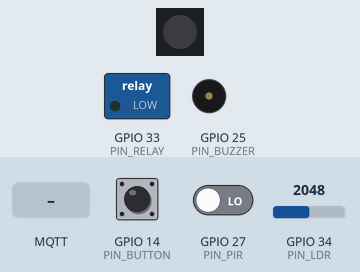
Recording of a program running on a simulated ESP32. On the bench: 1 RGB LEDs in strip order, left to right, switched loads named in the program (green lamp = pin HIGH), buzzer (waves = sounding). The inputs (shaded band) are chosen by the test bench; at power-on: GPIO 34 (PIN_LDR) = 2048, GPIO 27 (PIN_PIR) LOW, GPIO 14 (PIN_BUTTON) HIGH (analog values on the 0–4095 scale). Dim RGB values are drawn brighter than linear; WiFi joins after 1.5 s; servers stay silent unless stated; no MQTT or app messages arrive unless stated; what the program prints to the serial monitor is not drawn.

Above: at 1.2 s.
1.3 s: GPIO 34 (PIN_LDR) set to 2456
4.3 s: GPIO 34 (PIN_LDR) set to 2556
At 4.7 s:
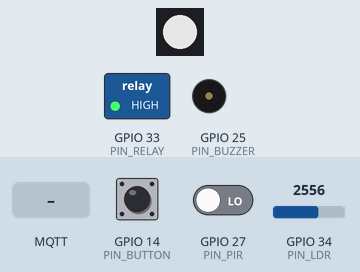
5.8 s: GPIO 27 (PIN_PIR) driven HIGH
At 6.2 s:
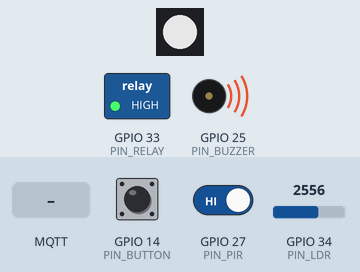
8.8 s: GPIO 34 (PIN_LDR) set to 1830
11.8 s: GPIO 34 (PIN_LDR) set to 1766
At 12.3 s:
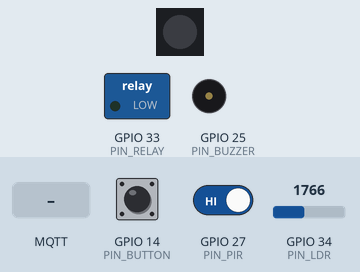
13.5 s: MQTT message "security_on" arrives on the first subscribed topic
At 13.8 s:
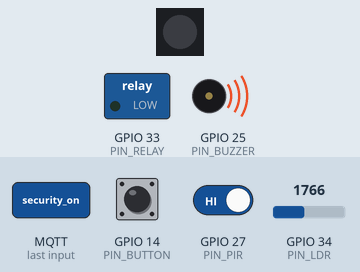
Timing chart, 0 to 20.0 s (numbered marks = the images above; inputs shaded):
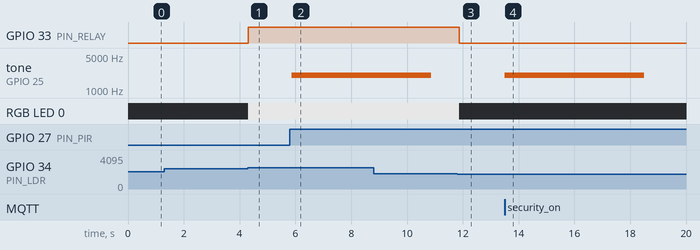

Measured:
- the behaviour switches between 2499 and 2500 on GPIO 34 (PIN_LDR) (found by bisection; images 0 and 1)
- the behaviour switches between 1801 and 1800 on GPIO 34 (PIN_LDR) (found by bisection; images 2 and 3)
- after the input at 1.3 s, every drawn part: stays the same
- after the input at 4.3 s, GPIO 33 (PIN_RELAY): LOW → HIGH at once; RGB LED 0: off → RGB(180, 180, 180) at once
- after the input at 5.8 s, tone on GPIO 25 (PIN_BUZZER): silent → 2000 Hz after 0.06 s
- after the input at 11.8 s, GPIO 33 (PIN_RELAY): HIGH → LOW after 0.07 s; RGB LED 0: RGB(180, 180, 180) → off after 0.07 s
- after the input at 13.5 s, tone on GPIO 25 (PIN_BUZZER): silent → 2000 Hz at once, → silent 5.0 s later

The program:

main.cpp
```cpp
#include <WiFi.h>
#include <PubSubClient.h>
#include <Adafruit_NeoPixel.h>

// ================= KONEKSI =================
const char *WIFI_SSID = "Wokwi-GUEST";
const char *WIFI_PASSWORD = "";

// Broker publik untuk simulasi tugas.
const char *MQTT_HOST = "broker.hivemq.com";
const int MQTT_PORT = 1883;
const char *TOPIC_DATA = "unpam/k4/231011450396/smarthome/data";
const char *TOPIC_COMMAND = "unpam/k4/231011450396/smarthome/command";

// ================= PIN =================
const int PIN_LDR = 34;
const int PIN_PIR = 27;
const int PIN_BUTTON = 14;
const int PIN_PIXEL = 26;
const int PIN_BUZZER = 25;
const int PIN_RELAY = 33;

// Untuk relay dengan atribut transistor: pnp.
// Jika nyala lampu relay terbalik di Wokwi, tukar nilai HIGH dan LOW di bawah ini.
const int RELAY_ON = HIGH;
const int RELAY_OFF = LOW;

// ================= OBJEK =================
WiFiClient wifiClient;
PubSubClient mqtt(wifiClient);
Adafruit_NeoPixel pixel(1, PIN_PIXEL, NEO_GRB + NEO_KHZ800);

// ================= STATUS =================
bool otomatis = true;
bool keamanan = true;
bool lampu = false;
bool gelap = false;
bool gerakan = false;
bool gerakanLama = false;
bool alarmAktif = false;

int nilaiLdr = 0;
uint32_t warna;

unsigned long alarmMulai = 0;
unsigned long terakhirData = 0;
unsigned long terakhirSensor = 0;
unsigned long terakhirMqtt = 0;
unsigned long terakhirWifi = 0;
unsigned long terakhirStatus = 0;

int tombolLama = HIGH;
int tombolStabil = HIGH;
unsigned long tombolBerubah = 0;

// ================= AKTUATOR =================
void aturLampu(bool aktif)
{
  lampu = aktif;
  digitalWrite(PIN_RELAY, aktif ? RELAY_ON : RELAY_OFF);
  pixel.setPixelColor(0, aktif ? warna : pixel.Color(0, 0, 0));
  pixel.show();
}

void stopAlarm()
{
  alarmAktif = false;
  noTone(PIN_BUZZER);
}

void mulaiAlarm()
{
  alarmAktif = true;
  alarmMulai = millis();
  tone(PIN_BUZZER, 2000);
  Serial.println("[ALARM] Gerakan terdeteksi!");
}

// ================= KIRIM DATA =================
void kirimData()
{
  if (!mqtt.connected())
  {
    return;
  }

  char payload[256];
  snprintf(
      payload, sizeof(payload),
      "{\"ldr\":%d,\"dark\":%s,\"motion\":%s,"
      "\"auto\":%s,\"lamp\":%s,\"relay\":%s,"
      "\"security\":%s,\"alarm\":%s,"
      "\"uptime\":%lu}",
      nilaiLdr,
      gelap ? "true" : "false",
      gerakan ? "true" : "false",
      otomatis ? "true" : "false",
      lampu ? "true" : "false",
      lampu ? "true" : "false",
      keamanan ? "true" : "false",
      alarmAktif ? "true" : "false",
      millis() / 1000UL);

  bool berhasil = mqtt.publish(TOPIC_DATA, payload, false);
  if (berhasil)
  {
    Serial.print("[DATA] ");
    Serial.println(payload);
  }
  else
  {
    Serial.println("[DATA] Pengiriman gagal.");
  }
}

// ================= PERINTAH =================
void prosesPerintah(String perintah)
{
  perintah.trim();
  bool dikenal = true;

  if (perintah == "auto")
  {
    otomatis = true;
    aturLampu(gelap);
  }
  else if (perintah == "manual")
  {
    otomatis = false;
  }
  else if (perintah == "lamp_on")
  {
    if (!otomatis)
    {
      aturLampu(true);
    }
    else
    {
      Serial.println("[INFO] Pilih mode manual dahulu.");
    }
  }
  else if (perintah == "lamp_off")
  {
    if (!otomatis)
    {
      aturLampu(false);
    }
    else
    {
      Serial.println("[INFO] Pilih mode manual dahulu.");
    }
  }
  else if (perintah == "security_on")
  {
    keamanan = true;
    if (gerakan && !alarmAktif)
    {
      mulaiAlarm();
    }
  }
  else if (perintah == "security_off")
  {
    keamanan = false;
    stopAlarm();
  }
  else if (perintah == "alarm_on")
  {
    mulaiAlarm();
  }
  else if (perintah == "alarm_off")
  {
    stopAlarm();
  }
  else if (perintah == "red" || perintah == "green" || perintah == "blue" || perintah == "white")
  {
    if (!otomatis)
    {
      if (perintah == "red")
      {
        warna = pixel.Color(255, 0, 0);
      }
      else if (perintah == "green")
      {
        warna = pixel.Color(0, 255, 0);
      }
      else if (perintah == "blue")
      {
        warna = pixel.Color(0, 0, 255);
      }
      else
      {
        warna = pixel.Color(255, 255, 255);
      }
      aturLampu(lampu);
    }
    else
    {
      Serial.println("[INFO] Pilih mode manual dahulu.");
    }
  }
  // --- TAMBAHAN PERBAIKAN: Format Hexadecimal dari Web Dashboard (#RRGGBB) ---
  else if (perintah.startsWith("#") && perintah.length() == 7)
  {
    if (!otomatis)
    {
      long number = strtol(perintah.substring(1).c_str(), NULL, 16);
      byte r = (number >> 16) & 0xFF;
      byte g = (number >> 8) & 0xFF;
      byte b = number & 0xFF;
      warna = pixel.Color(r, g, b);
      aturLampu(lampu);
    }
    else
    {
      Serial.println("[INFO] Pilih mode manual dahulu.");
    }
  }
  else
  {
    dikenal = false;
  }

  if (dikenal)
  {
    Serial.print("[PERINTAH] ");
    Serial.println(perintah);
    kirimData();
  }
}

// ================= TERIMA MQTT =================
void mqttCallback(char *topic, byte *payload, unsigned int length)
{
  if (String(topic) != TOPIC_COMMAND)
  {
    return;
  }

  if (length > 64)
  {
    return;
  }

  String perintah;
  perintah.reserve(length);
  for (unsigned int i = 0; i < length; i++)
  {
    perintah += (char)payload[i];
  }

  prosesPerintah(perintah);
}

// ================= KONEKSI =================
void jagaKoneksi()
{
  unsigned long sekarang = millis();

  if (WiFi.status() != WL_CONNECTED)
  {
    if (sekarang - terakhirWifi >= 10000)
    {
      terakhirWifi = sekarang;
      Serial.println("[WiFi] Mencoba tersambung kembali...");
      WiFi.reconnect();
    }
    return;
  }

  if (!mqtt.connected())
  {
    if (sekarang - terakhirMqtt >= 5000)
    {
      terakhirMqtt = sekarang;
      String clientId = "k4-esp32-";
      clientId += WiFi.macAddress();
      clientId.replace(":", "");

      Serial.println("[MQTT] Menghubungkan...");
      if (mqtt.connect(clientId.c_str()))
      {
        if (mqtt.subscribe(TOPIC_COMMAND))
        {
          Serial.println("[MQTT] TERHUBUNG");
          kirimData();
        }
        else
        {
          Serial.println("[MQTT] Subscribe gagal.");
          mqtt.disconnect();
        }
      }
      else
      {
        Serial.print("[MQTT] Gagal, kode: ");
        Serial.println(mqtt.state());
      }
    }
  }
  else
  {
    mqtt.loop();
  }
}

// ================= SENSOR =================
void bacaSensor()
{
  nilaiLdr = analogRead(PIN_LDR);
  gerakan = digitalRead(PIN_PIR) == HIGH;

  // Histeresis: batas ON dan OFF berbeda.
  if (nilaiLdr >= 2500)
  {
    gelap = true;
  }
  else if (nilaiLdr <= 1800)
  {
    gelap = false;
  }

  if (otomatis && lampu != gelap)
  {
    aturLampu(gelap);
  }

  // Memicu alarm saat awal kejadian gerakan.
  if (keamanan && gerakan && !gerakanLama)
  {
    mulaiAlarm();
  }

  gerakanLama = gerakan;
}

// ================= TOMBOL =================
void bacaTombol()
{
  int bacaan = digitalRead(PIN_BUTTON);
  unsigned long sekarang = millis();

  if (bacaan != tombolLama)
  {
    tombolLama = bacaan;
    tombolBerubah = sekarang;
  }

  if (sekarang - tombolBerubah >= 40 && bacaan != tombolStabil)
  {
    tombolStabil = bacaan;
    if (tombolStabil == LOW)
    {
      if (!otomatis)
      {
        aturLampu(!lampu);
        Serial.println(lampu ? "[TOMBOL] Lampu ON" : "[TOMBOL] Lampu OFF");
        kirimData();
      }
      else
      {
        Serial.println("[TOMBOL] Masuk mode manual dahulu.");
      }
    }
  }
}

// ================= SERIAL =================
void bacaSerial()
{
  while (Serial.available())
  {
    char c = Serial.read();
    switch (c)
    {
    case 'a':
      prosesPerintah("auto");
      break;
    case 'm':
      prosesPerintah("manual");
      break;
    case '1':
      prosesPerintah("lamp_on");
      break;
    case '0':
      prosesPerintah("lamp_off");
      break;
    case 's':
      prosesPerintah(keamanan ? "security_off" : "security_on");
      break;
    case 'x':
      prosesPerintah("alarm_off");
      break;
    case 'r':
      prosesPerintah("red");
      break;
    case 'g':
      prosesPerintah("green");
      break;
    case 'b':
      prosesPerintah("blue");
      break;
    case 'w':
      prosesPerintah("white");
      break;
    }
  }
}

void tampilkanStatus()
{
  Serial.printf(
      "LDR=%d | Cahaya=%s | PIR=%s | Mode=%s"
      " | Lampu=%s | Keamanan=%s | Alarm=%s"
      " | WiFi=%s | MQTT=%s\n",
      nilaiLdr,
      gelap ? "GELAP" : "TERANG",
      gerakan ? "GERAK" : "AMAN",
      otomatis ? "AUTO" : "MANUAL",
      lampu ? "ON" : "OFF",
      keamanan ? "AKTIF" : "NONAKTIF",
      alarmAktif ? "ON" : "OFF",
      WiFi.status() == WL_CONNECTED ? "OK" : "PUTUS",
      mqtt.connected() ? "OK" : "PUTUS");
}

// ================= SETUP =================
void setup()
{
  Serial.begin(115200);

  pinMode(PIN_LDR, INPUT);
  pinMode(PIN_PIR, INPUT);
  pinMode(PIN_BUTTON, INPUT_PULLUP);
  pinMode(PIN_BUZZER, OUTPUT);

  digitalWrite(PIN_RELAY, RELAY_OFF);
  pinMode(PIN_RELAY, OUTPUT);

  analogReadResolution(12);

  pixel.begin();
  pixel.setBrightness(180);
  warna = pixel.Color(255, 255, 255);

  aturLampu(false);
  stopAlarm();

  bacaSensor();

  mqtt.setServer(MQTT_HOST, MQTT_PORT);
  mqtt.setCallback(mqttCallback);
  mqtt.setBufferSize(512);
  mqtt.setKeepAlive(15);
  mqtt.setSocketTimeout(1);

  WiFi.mode(WIFI_STA);
  WiFi.begin(WIFI_SSID, WIFI_PASSWORD, 6);

  Serial.println("====== SMART HOME KELOMPOK 4 ======");
  Serial.println("[WiFi] Menghubungkan ke Wokwi-GUEST");
  Serial.println("a = otomatis | m = manual");
  Serial.println("1 = lampu ON | 0 = lampu OFF");
  Serial.println("s = keamanan | x = hentikan alarm");
  Serial.println("r/g/b/w = warna lampu");
  Serial.println("==================================");
}

// ================= LOOP =================
void loop()
{
  unsigned long sekarang = millis();

  if (sekarang - terakhirSensor >= 100)
  {
    terakhirSensor = sekarang;
    bacaSensor();
  }

  bacaTombol();
  bacaSerial();

  if (alarmAktif && sekarang - alarmMulai >= 5000)
  {
    stopAlarm();
  }

  jagaKoneksi();

  if (sekarang - terakhirData >= 2000)
  {
    terakhirData = sekarang;
    kirimData();
  }

  if (sekarang - terakhirStatus >= 2000)
  {
    terakhirStatus = sekarang;
    tampilkanStatus();
  }
}
```
